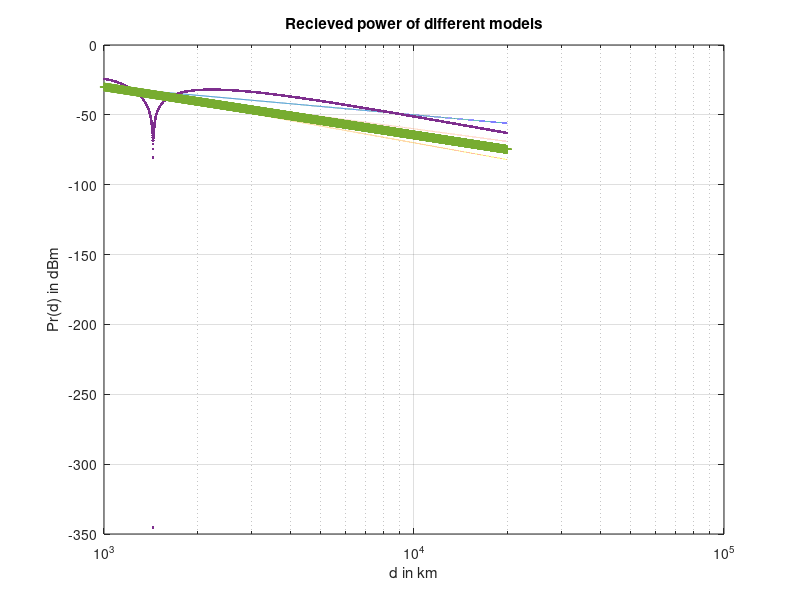

This chart was generated by the following MATLAB code:
p0 = 10^-6;
d0 = 1000;
x = 1000:1:20000;
d = 1000:1:20000;
f = 1800 * 10^6;
c = 3*10^8;
lamda = c/f;
ht = 40;
hr = 3;
gt = 1;
gr = 1;
%Free Space
pr(d) = p0*[(d0./d).^2];
pr_dbm(d) = 10*log10(pr(d)./10.^-3);
%%disp(pr_dbm(d));
%N=3
pr2(d) = p0*[(d0./d).^3];
pr_dbm2(d) = 10*log10(pr2(d)./10.^-3);

%N=4
pr3(d) = p0*[(d0./d).^4];
pr_dbm3(d) = 10*log10(pr3(d)./10.^-3);

%Two Ray
theta = ((2*pi)./lamda)*((2*ht*hr)./d);
pt = (p0*(4*pi).^2*d0.^2)./(gt*gr*lamda.^2);
num = (pt*gt*gr*(lamda.^2));
denum(d) = ((4*pi).^2)*(d.^2);
mult = 4*(sin(theta/2).^2);
pr_dbm4 =10*log10(((num./denum(d)).*mult)./10^-3);

%Hata model
% this is for A = a(ht) & Cm
A = 3.2 * log10(11.75*hr).^2 - 4.97;
Cm = 3;
L_50(d) = 46.3 +33.9*log10(f)-13.82*log10(ht)- A + (44.9 - 6.55*log10(ht))*log10(d) + Cm;
L1km_50 = 441.443;
pr_dbm5= (-30) - (L_50(d)-L1km_50);

%plot 4.23
figure(1);
semilogx(x,pr_dbm(d));
title ('Recieved power of different models');
ylabel('Pr(d) in dBm');
xlabel('d in km');
grid on;
hold on;
semilogx(x,pr_dbm2(d),':');
hold on;
semilogx(x,pr_dbm3(d),'--');
hold on
semilogx(x,pr_dbm4,'.');
hold on
semilogx(x,pr_dbm5,'+');
hold off;